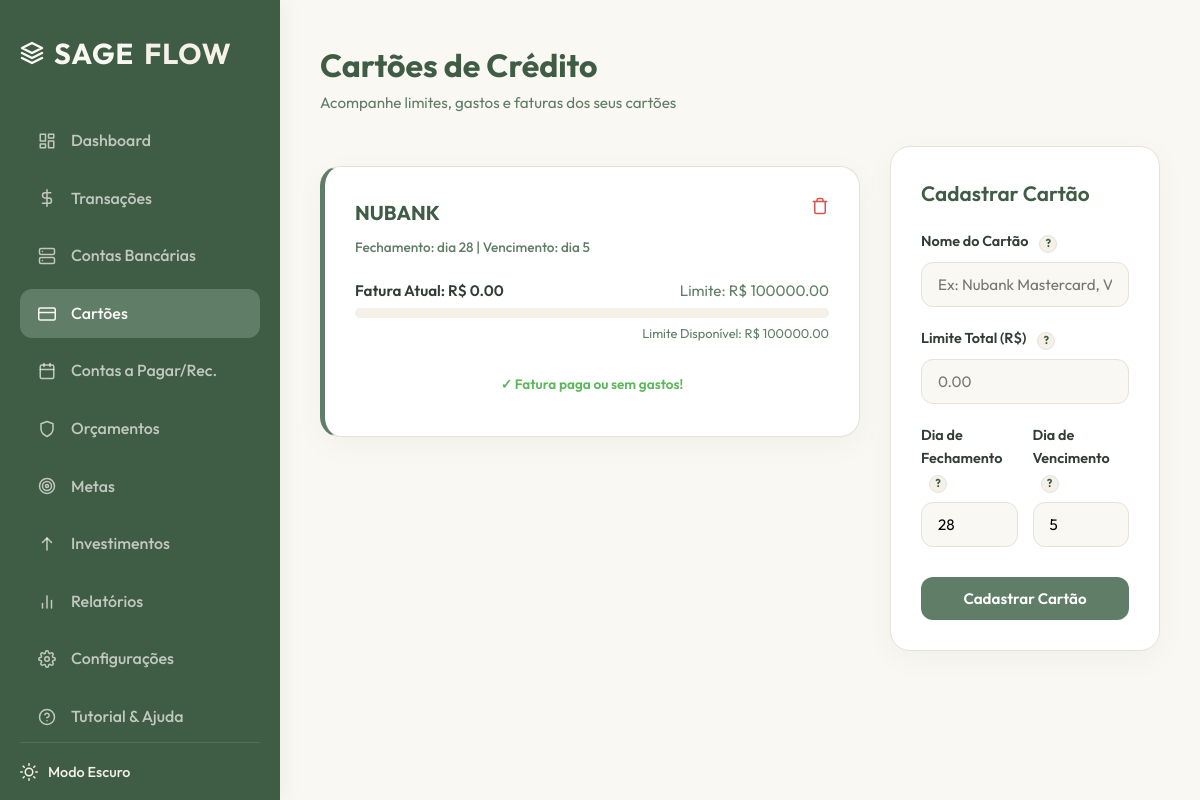
The page /cards/ (signed in) on the database its author committed.
### app/models.py (models this page shows)
class Card(db.Model):
    __tablename__ = 'cards'
    id = db.Column(db.Integer, primary_key=True)
    user_id = db.Column(db.Integer, db.ForeignKey('users.id'), nullable=False)
    name = db.Column(db.String(100), nullable=False)  # Ex: Nubank Mastercard
    limit = db.Column(db.Float, nullable=False)
    due_day = db.Column(db.Integer, nullable=False)  # Dia de vencimento
    closing_day = db.Column(db.Integer, nullable=False)  # Dia de fechamento
    current_spend = db.Column(db.Float, default=0.0, nullable=False)
    transactions = db.relationship('Transaction', backref='card', lazy=True)

### app/routes/cards.py (the view)
@cards_bp.route('/')
@login_required
def index():
    cards = Card.query.filter_by(user_id=current_user.id).all()
    accounts = Account.query.filter_by(user_id=current_user.id).all()
    return render_template('cards.html', cards=cards, accounts=accounts)

### app/templates/cards.html (shortened to what this page needs)
{% extends 'base.html' %}
{% block content %}
<div class="page-header">
    <div class="page-title">
        <h2>Cartões de Crédito</h2>
        <p>Acompanhe limites, gastos e faturas dos seus cartões</p>
    </div>
</div>
<div class="section-grid">
    <div>
        <div class="cards-grid">
            {% if cards %}
                {% for card in cards %}
                    <div class="content-card" style="margin-bottom: 20px; border-left: 5px solid var(--color-sage);">
                        <div style="display: flex; justify-content: space-between; align-items: flex-start;">
                            <div>
                                <h4 style="font-size: 1.25rem; color: var(--color-dark-green); margin-bottom: 5px;">{{ card.name }}</h4>
                                <span style="font-size: 0.85rem; color: var(--color-sage); font-weight: 500;">
                                    Fechamento: dia {{ card.closing_day }} | Vencimento: dia {{ card.due_day }}
                                </span>
                            </div>
                            <form action="{{ url_for('cards.delete', id=card.id) }}" method="POST" onsubmit="return confirm('Tem certeza que deseja remover este cartão? As transações vinculadas serão mantidas.');">
                                <button type="submit" style="background: none; border: none; cursor: pointer; color: var(--color-danger);">
                                    <svg width="18" height="18" viewBox="0 0 24 24" fill="none" stroke="currentColor" stroke-width="2" stroke-linecap="round" stroke-linejoin="round"><polyline points="3 6 5 6 21 6"></polyline><path d="M19 6v14a2 2 0 0 1-2 2H7a2 2 0 0 1-2-2V6m3 0V4a2 2 0 0 1 2-2h4a2 2 0 0 1 2 2v2"></path></svg>
                                </button>
                            </form>
                        </div>
                        <div style="margin: 20px 0;">
                            <div style="display: flex; justify-content: space-between; font-size: 0.95rem; margin-bottom: 5px;">
                                <span style="font-weight: 600;">Fatura Atual: R$ {{ "%.2f"|format(card.current_spend) }}</span>
                                <span style="color: var(--color-sage);">Limite: R$ {{ "%.2f"|format(card.limit) }}</span>
                            </div>
                            <div class="progress-bar-bg">
                            </div>
                            <div style="text-align: right; font-size: 0.8rem; color: var(--color-sage); margin-top: 5px;">
                                Limite Disponível: R$ {{ "%.2f"|format(card.limit - card.current_spend) }}
                            </div>
                        </div>
                        {% if card.current_spend > 0 %}
                            <div style="background-color: var(--color-off-white); padding: 15px; border-radius: var(--border-radius-md); border: 1px solid var(--color-light-gray); margin-top: 15px;">
                                <h5 style="font-size: 0.9rem; color: var(--color-dark-green); margin-bottom: 10px;">Pagar Fatura</h5>
                                <form action="{{ url_for('cards.pay_invoice', id=card.id) }}" method="POST" style="display: flex; gap: 10px;">
                                    <select name="account_id" class="form-control" style="padding: 6px 12px; font-size: 0.85rem;" required>
                                        <option value="">Selecione a conta para débito...</option>
                                        {% for acc in accounts %}
                                            <option value="{{ acc.id }}">{{ acc.name }} (Saldo: R${{ "%.2f"|format(acc.balance) }})</option>
                                        {% endfor %}
                                    </select>
                                    <button type="submit" class="btn btn-primary btn-sm" style="flex-shrink: 0;">Pagar</button>
                                </form>
                            </div>
                        {% else %}
                            <div style="text-align: center; font-size: 0.85rem; color: var(--color-success); font-weight: 600; padding: 10px 0;">
                                &check; Fatura paga ou sem gastos!
                            </div>
                        {% endif %}
                    </div>
                {% endfor %}
            {% else %}
                <div class="content-card">
                    <div class="empty-state">
                        <p>Nenhum cartão de crédito cadastrado.</p>
                    </div>
                </div>
            {% endif %}
        </div>
    </div>
    <div class="content-card" style="height: fit-content;">
        <h3>Cadastrar Cartão</h3>
        <form action="{{ url_for('cards.add') }}" method="POST">
            <div class="form-group">
                <label for="name" class="form-label">Nome do Cartão <div class="tooltip"><span class="help-badge">?</span></div></label>
                <input type="text" id="name" name="name" class="form-control" placeholder="Ex: Nubank Mastercard, Visa Itaú" required>
            </div>
            <div class="form-group">
                <label for="limit" class="form-label">Limite Total (R$) <div class="tooltip"><span class="help-badge">?</span><span class="tooltiptext">O limite de crédito total concedido pelo banco para este cartão.</span></div></label>
                <input type="number" id="limit" name="limit" class="form-control" step="0.01" placeholder="0.00" required>
            </div>
            <div class="form-row">
                <div class="form-group">
                    <label for="closing_day" class="form-label">Dia de Fechamento <div class="tooltip"><span class="help-badge">?</span></div></label>
                    <input type="number" id="closing_day" name="closing_day" class="form-control" min="1" max="31" value="28" required>
                </div>
                <div class="form-group">
                    <label for="due_day" class="form-label">Dia de Vencimento <div class="tooltip"><span class="help-badge">?</span></div></label>
                    <input type="number" id="due_day" name="due_day" class="form-control" min="1" max="31" value="5" required>
                </div>
            </div>
            <button type="submit" class="btn btn-primary" style="width: 100%; margin-top: 10px;">Cadastrar Cartão</button>
        </form>
    </div>
</div>
{% endblock %}

### app/static/css/style.css (style rules this page uses)
:root { --color-sage: #5F7D67; --color-dark-green: #3F5C45; --color-beige: #F5F1E8; --color-off-white: #FAF8F3; --color-light-gray: #E5E2DA; --color-dark-gray: #333d37; --color-card-bg: #ffffff; --color-accent-green: #4E6E58; --color-danger: #d9534f; --color-success: #5cb85c; --color-info: #5bc0de; --color-warning: #f0ad4e; --font-primary: 'Outfit', sans-serif; --border-radius-sm: 8px; --border-radius-md: 12px; --border-radius-lg: 20px; --box-shadow: 0 8px 30px rgba(0, 0, 0, 0.04); --box-shadow-hover: 0 12px 40px rgba(0, 0, 0, 0.08); --transition: all 0.3s cubic-bezier(0.25, 0.8, 0.25, 1); }
* { box-sizing: border-box; margin: 0; padding: 0; }
body { font-family: var(--font-primary); background-color: var(--color-off-white); color: var(--color-dark-gray); line-height: 1.6; overflow-x: hidden; }
.page-header { display: flex; justify-content: space-between; align-items: center; margin-bottom: 30px; }
.page-title h2 { font-size: 2rem; color: var(--color-dark-green); font-weight: 700; }
.page-title p { color: var(--color-sage); font-size: 0.95rem; }
.section-grid { display: grid; grid-template-columns: 2fr 1fr; gap: 30px; margin-bottom: 40px; }
.content-card { background-color: var(--color-card-bg); border-radius: var(--border-radius-lg); padding: 30px; box-shadow: var(--box-shadow); border: 1px solid var(--color-light-gray); }
.content-card h3 { font-size: 1.3rem; color: var(--color-dark-green); margin-bottom: 20px; font-weight: 600; display: flex; justify-content: space-between; align-items: center; }
.form-group { margin-bottom: 20px; }
.form-label { display: block; margin-bottom: 8px; font-weight: 600; font-size: 0.9rem; color: var(--color-dark-gray); }
.form-control { width: 100%; padding: 12px 16px; border-radius: var(--border-radius-md); border: 1px solid var(--color-light-gray); background-color: var(--color-off-white); font-family: var(--font-primary); font-size: 0.95rem; transition: var(--transition); }
.form-row { display: grid; grid-template-columns: 1fr 1fr; gap: 15px; }
.btn { display: inline-flex; align-items: center; justify-content: center; gap: 10px; padding: 12px 24px; border-radius: var(--border-radius-md); font-family: var(--font-primary); font-weight: 600; font-size: 0.95rem; border: none; cursor: pointer; transition: var(--transition); text-decoration: none; }
.btn-primary { background-color: var(--color-sage); color: #ffffff; }
.progress-bar-bg { background-color: var(--color-beige); height: 10px; border-radius: 50px; overflow: hidden; width: 100%; }
.cards-grid { display: grid; grid-template-columns: repeat(auto-fill, minmax(280px, 1fr)); gap: 20px; margin-top: 20px; }
.tooltip { position: relative; display: inline-block; cursor: help; margin-left: 8px; vertical-align: middle; }
.help-badge { display: inline-flex; align-items: center; justify-content: center; width: 18px; height: 18px; background-color: var(--color-beige); color: var(--color-dark-green); border-radius: 50%; font-size: 0.7rem; font-weight: 700; border: 1px solid var(--color-light-gray); transition: var(--transition); }

### rows shown on the page
Card: name "NUBANK", closing_day "28", due_day "5", current_spend "0.00", limit "100000.00", card.limit-card.current_spend "100000.00", shows "✓ Fatura paga ou sem gastos!"
